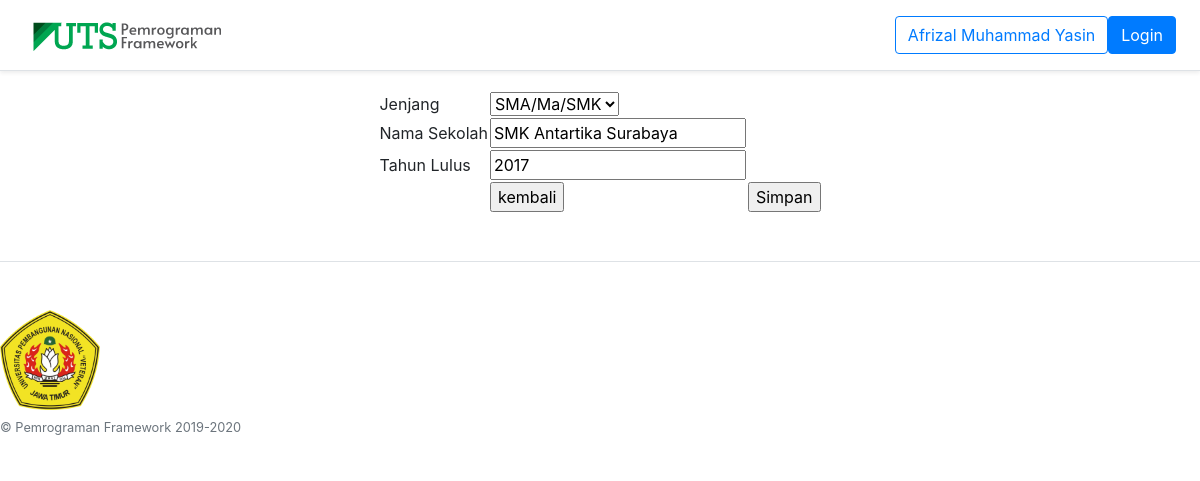
The app's page /index.php/welcome/editjenjang/3 with its own data.
### tables this page shows
CREATE TABLE `biodata` (
  `npm` varchar(15) NOT NULL,
  `nama` varchar(100) DEFAULT NULL,
  `tgl_lahir` date DEFAULT NULL,
  `alamat` varchar(200) DEFAULT NULL,
  `email` varchar(50) DEFAULT NULL,
  `deskripsi` text NOT NULL
);

CREATE TABLE `pendidikan` (
  `id_pendidikan` int(10) UNSIGNED NOT NULL,
  `id_jenjang` int(10) UNSIGNED NOT NULL,
  `nama_sekolah` varchar(200) DEFAULT NULL,
  `thn_lulus` int(10) UNSIGNED DEFAULT NULL
);

### application/controllers/Welcome.php (called while the page is built, shortened)
<?php
class Welcome extends CI_Controller {
	public function __construct(){
		$this->load->library('javascript');
		$this->load->library('form_validation');
		$this->load->library('email');
		$this->load->library('session');
	  }
	public function editjenjang($id)
	{
		$data['user'] = $this->db->get('biodata')->result();
		$where = array('id_pendidikan' => $id);
		$data['data'] = $this->db->get_where('pendidikan',$where)->result();
		$data['jenjang'] = $this->db->get('jenjang_pendidikan')->result();
		$this->load->view('header',$data);
		$this->load->view('edit_jenjang',$data);
		$this->load->view('footer');
	}
}

### index.php (called while the page is built, shortened)
<?php
require_once BASEPATH.'core/CodeIgniter.php';

### application/views/edit_jenjang.php (the view, shortened to what this page needs)
<?php foreach($data as $j){ ?>
	<form action="<?php echo base_url(). 'index.php/welcome/updatejenjang'; ?>" method="post">
		<table style="margin:20px auto;">
			<tr>
				<td>Jenjang</td>
				<td>
                    <select id="Jenjang" name="id_jenjang">
                    <?php foreach($jenjang as $a){ ?>
                    <option value="<?php echo $a->id_jenjang ?>" <?php if($a->id_jenjang == $j->id_jenjang){ echo "Selected";}?> ><?php echo $a->nama_jenjang ?></option>
                    <?php } ?>
                    </select>
				</td>
			</tr>
			<tr>
				<td>Nama Sekolah</td>
				<td>
                <input type="text" name="nama_sekolah" value="<?php echo $j->nama_sekolah ?>"></td>
			</tr>
            <tr>
				<td>Tahun Lulus</td>
				<td><input type="number" name="thn_lulus" value="<?php echo $j->thn_lulus ?>"></td>
			</tr>
				<td></td>
				<td><input type="button" onclick = "window.history.back()" value="kembali"></td>
				<td><input type="submit" value="Simpan"></td>
		</table>
	</form>
    <?php } ?>

### application/views/header.php (shortened to what this page needs)
<!DOCTYPE html>
<html lang="en"><head>
    <link href="<?php echo base_url(); ?>assets/css/bootstrap.css" rel="stylesheet">
    <link href="<?php echo base_url(); ?>assets/css/pricing.css" rel="stylesheet">
    <link href="<?php echo base_url(); ?>template-uts_files/pricing.css" rel="stylesheet">
  <script src="<?php echo base_url(); ?>template-uts_files/prompt.js"></script></head>
  <body>
    <div class="d-flex flex-column flex-md-row align-items-center p-3 px-md-4 mb-3 bg-white border-bottom shadow-sm">
  <h5 class="my-0 mr-md-auto font-weight-normal"><a href="/"><img src="<?php echo base_url(); ?>assets/img/uts.png"></a>
  </h5><?php foreach($user as $u){ ?>
  <button class="btn btn-outline-primary" href="#"><?php echo $u->nama ?></button><?php } ?>
  <input type="button" class="btn btn-primary"onclick="location.href='<?php echo base_url(); ?>index.php/welcome/login'" value="Login" />
</div>

### assets/css/pricing.css (style rules this page uses)
html { font-size: 14px; }
@media (min-width: 768px) { html { font-size: 16px; } }

### records on screen
biodata: nama "Afrizal Muhammad Yasin"
pendidikan: nama_sekolah "SMK Antartika Surabaya", thn_lulus "2017"

### other values on screen
form field id_jenjang "SMA/Ma/SMK"
